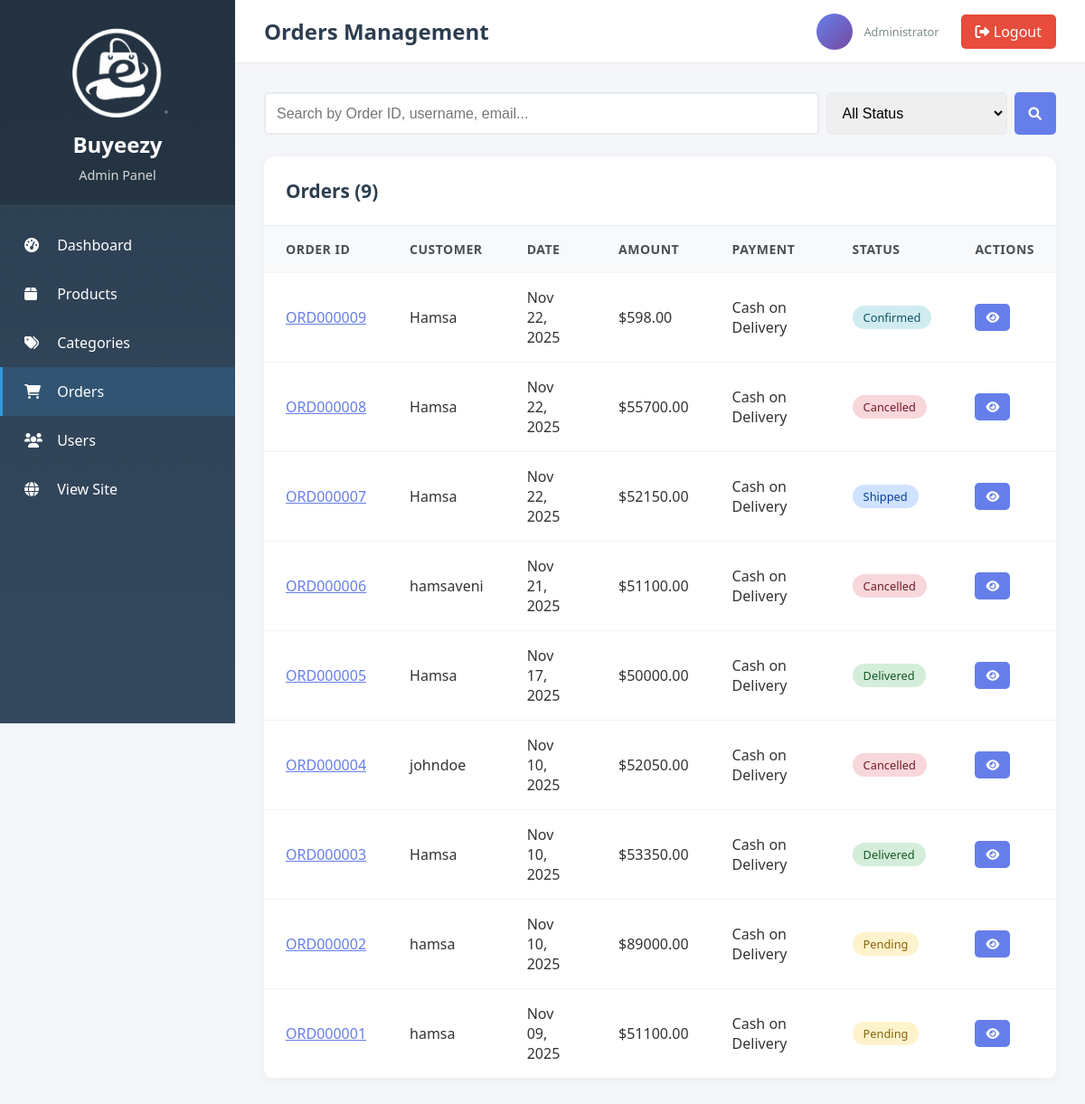
/admin-panel/orders/ (signed in), run on the app's committed database.
### orders/models.py (models this page shows, shortened)
class Order(models.Model):
    ORDER_STATUS = (
        ('pending', 'Pending'),
        ('processing', 'Processing'),
        ('shipped', 'Shipped'),
        ('delivered', 'Delivered'),
        ('cancelled', 'Cancelled'),
    )
    PAYMENT_METHODS = (
        ('credit_card', 'Credit Card'),
        ('debit_card', 'Debit Card'),
        ('paypal', 'PayPal'),
        ('cod', 'Cash on Delivery'),
    )
    order_id = models.CharField(max_length=20, unique=True, default='', editable=False)
    user = models.ForeignKey(User, on_delete=models.CASCADE)
    first_name = models.CharField(max_length=100)
    last_name = models.CharField(max_length=100)
    email = models.EmailField()
    address = models.TextField()
    city = models.CharField(max_length=100)
    state = models.CharField(max_length=100)
    postal_code = models.CharField(max_length=20)
    phone = models.CharField(max_length=20)
    payment_method = models.CharField(max_length=20, choices=PAYMENT_METHODS, default='credit_card')
    total_amount = models.DecimalField(max_digits=10, decimal_places=2)
    status = models.CharField(max_length=20, choices=ORDER_STATUS, default='pending')
    created_at = models.DateTimeField(auto_now_add=True)
    updated_at = models.DateTimeField(auto_now=True)

### store/admin_views.py (the view)
# urls.py: path('orders/', admin_views.admin_orders, name='orders'),
@staff_member_required
def admin_orders(request):
    status_filter = request.GET.get('status', '')
    query = request.GET.get('q', '')
    orders = Order.objects.select_related('user').prefetch_related('items').all()
    if status_filter:
        orders = orders.filter(status=status_filter)
    if query:
        orders = orders.filter(
            Q(order_id__icontains=query) |
            Q(user__username__icontains=query) |
            Q(email__icontains=query)
        )
    orders = orders.order_by('-created_at')
    paginator = Paginator(orders, 20)
    page_number = request.GET.get('page')
    page_obj = paginator.get_page(page_number)
    context = {
        'page_obj': page_obj,
        'status_filter': status_filter,
        'query': query,
    }
    return render(request, 'admin_panel/orders.html', context)

### cart/context_processors.py (called while the page is built)
def cart_context(request):
    cart_items_count = 0
    cart_total = 0
    if request.user.is_authenticated:
        cart_items = CartItem.objects.filter(user=request.user)
        cart_items_count = cart_items.aggregate(total_items=Sum('quantity'))['total_items'] or 0
        cart_total = cart_items.aggregate(total=Sum(F('quantity') * F('product__price')))['total'] or 0
    return {
        'cart_items_count': cart_items_count,
        'cart_total': cart_total,
    }

### templates/admin_panel/orders.html (shortened to what this page needs)
{% extends 'admin_panel/base.html' %}
{% block page_title %}Orders Management{% endblock %}
{% block content %}
<div style="display: flex; gap: 1rem; margin-bottom: 1.5rem;">
    <form method="GET" style="display: flex; gap: 0.5rem; flex: 1;">
        <input type="text" name="q" placeholder="Search by Order ID, username, email..." value="{{ query }}" class="form-control">
        <select name="status" class="form-control" style="max-width: 200px;">
            <option value="">All Status</option>
        </select>
        <button type="submit" class="btn btn-primary"><i class="fas fa-search"></i></button>
    </form>
</div>
<div class="admin-table-container">
    <div class="admin-table-header"><h2>Orders ({{ page_obj.paginator.count }})</h2></div>
    <table class="admin-table">
        <thead><tr><th>Order ID</th><th>Customer</th><th>Date</th><th>Amount</th><th>Payment</th><th>Status</th><th>Actions</th></tr></thead>
        <tbody>
            {% for order in page_obj %}
            <tr>
                <td><a href="{% url 'admin_panel:order_detail' order.order_id %}" style="color: #667eea;">{{ order.order_id }}</a></td>
                <td>{{ order.user.username }}</td>
                <td>{{ order.created_at|date:"M d, Y" }}</td>
                <td>${{ order.total_amount }}</td>
                <td>{{ order.get_payment_method_display }}</td>
                <td>
                    {% if order.status == 'pending' %}<span class="badge badge-warning">Pending</span>
                    {% elif order.status == 'confirmed' %}<span class="badge badge-info">Confirmed</span>
                    {% elif order.status == 'shipped' %}<span class="badge badge-primary">Shipped</span>
                    {% elif order.status == 'delivered' %}<span class="badge badge-success">Delivered</span>
                    {% else %}<span class="badge badge-danger">Cancelled</span>{% endif %}
                </td>
                <td><a href="{% url 'admin_panel:order_detail' order.order_id %}" class="btn btn-primary btn-sm"><i class="fas fa-eye"></i></a></td>
            </tr>
            {% empty %}
            <tr><td colspan="7" style="text-align: center; padding: 3rem; color: #999;">No orders found</td></tr>
            {% endfor %}
        </tbody>
    </table>
</div>
{% endblock %}

### templates/admin_panel/base.html (style rules this page uses)
* { margin: 0; padding: 0; box-sizing: border-box; }
body { font-family: 'Segoe UI', Tahoma, Geneva, Verdana, sans-serif; background-color: #f5f6fa; color: #333; }
.admin-table-container { background: white; border-radius: 10px; box-shadow: 0 2px 10px rgba(0,0,0,0.05); overflow: hidden; margin-bottom: 2rem; }
.admin-table-header { padding: 1.5rem; border-bottom: 1px solid #e1e8ed; display: flex; justify-content: space-between; align-items: center; }
.admin-table-header h2 { font-size: 1.3rem; color: #2c3e50; }
.admin-table { width: 100%; border-collapse: collapse; }
.admin-table th, .admin-table td { padding: 1rem 1.5rem; text-align: left; border-bottom: 1px solid #f1f3f5; }
.admin-table th { background-color: #f8f9fa; font-weight: 600; color: #495057; font-size: 0.875rem; text-transform: uppercase; letter-spacing: 0.5px; }
.btn { padding: 0.5rem 1rem; border: none; border-radius: 5px; cursor: pointer; text-decoration: none; display: inline-block; transition: all 0.3s; font-size: 0.9rem; }
.btn-primary { background-color: #667eea; color: white; }
.btn-sm { padding: 0.375rem 0.75rem; font-size: 0.825rem; }
.badge { padding: 0.25rem 0.75rem; border-radius: 20px; font-size: 0.8rem; font-weight: 500; display: inline-block; }
.badge-success { background-color: #d4edda; color: #155724; }
.badge-warning { background-color: #fff3cd; color: #856404; }
.badge-danger { background-color: #f8d7da; color: #721c24; }
.badge-info { background-color: #d1ecf1; color: #0c5460; }
.badge-primary { background-color: #cfe2ff; color: #084298; }
.form-control { width: 100%; padding: 0.75rem; border: 2px solid #e9ecef; border-radius: 5px; font-size: 1rem; transition: border-color 0.3s; }

### data on the page
Order: order_id "ORD000009", user.username "Hamsa", created_at "Nov 22, 2025", total_amount "598.00", payment_method "Cash on Delivery", status "Confirmed"
Order: order_id "ORD000008", user.username "Hamsa", created_at "Nov 22, 2025", total_amount "55700.00", payment_method "Cash on Delivery", status "Cancelled"
Order: order_id "ORD000007", user.username "Hamsa", created_at "Nov 22, 2025", total_amount "52150.00", payment_method "Cash on Delivery", status "Shipped"
Order: order_id "ORD000006", user.username "hamsaveni", created_at "Nov 21, 2025", total_amount "51100.00", payment_method "Cash on Delivery", status "Cancelled"
Order: order_id "ORD000005", user.username "Hamsa", created_at "Nov 17, 2025", total_amount "50000.00", payment_method "Cash on Delivery", status "Delivered"
Order: order_id "ORD000004", user.username "johndoe", created_at "Nov 10, 2025", total_amount "52050.00", payment_method "Cash on Delivery", status "Cancelled"
Order: order_id "ORD000003", user.username "Hamsa", created_at "Nov 10, 2025", total_amount "53350.00", payment_method "Cash on Delivery", status "Delivered"
Order: order_id "ORD000002", user.username "hamsa", created_at "Nov 10, 2025", total_amount "89000.00", payment_method "Cash on Delivery", status "Pending"
Order: order_id "ORD000001", user.username "hamsa", created_at "Nov 09, 2025", total_amount "51100.00", payment_method "Cash on Delivery", status "Pending"

### other printed values
{{ page_obj.paginator.count }} "9"
